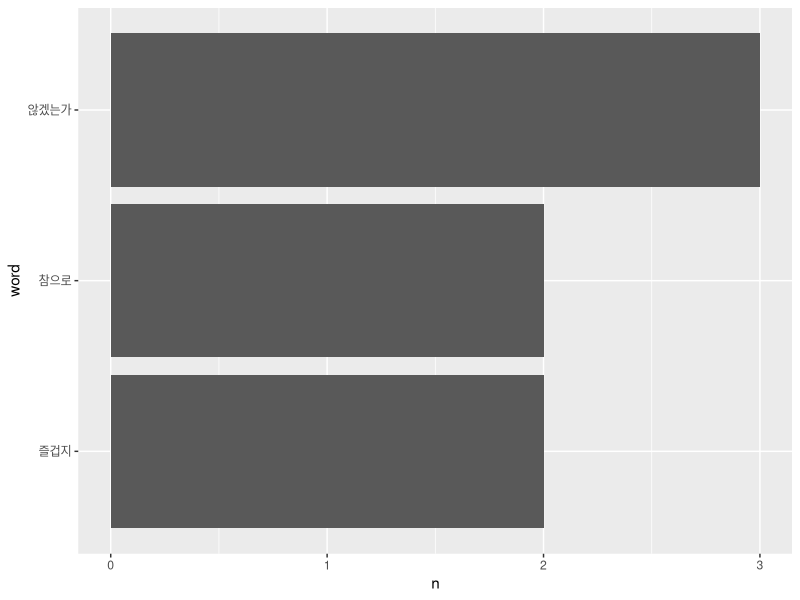
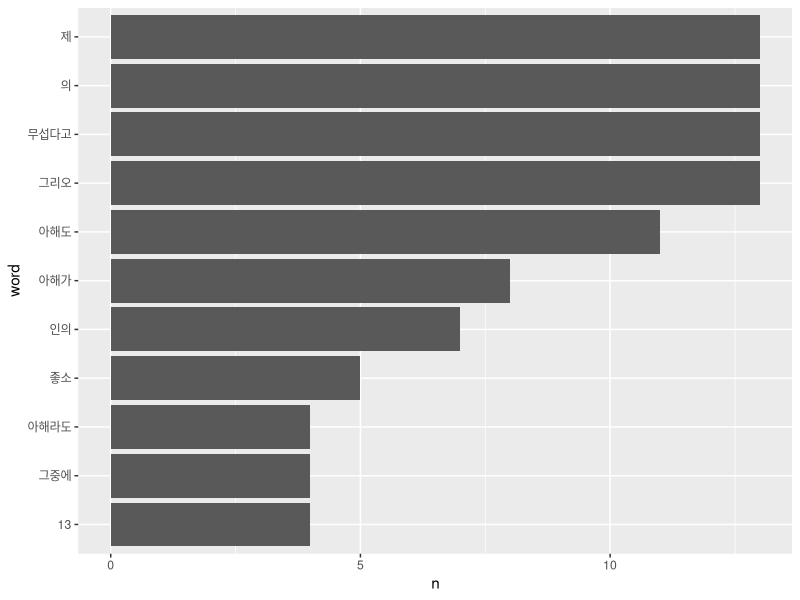

The R source for these figures, in order:
## ---- chunk 1
text_v <- c("배우며 제때에 실행하면 진실로 즐겁지 않겠는가?
            벗이 먼 곳에서부터 온다면 참으로 즐겁지 않겠는가?
            남이 알아주지 않아도 성내지 않는다면 참으로 군자답지 않겠는가?")
text_v
## ---- chunk 2
library(tidyverse)
text_df <- tibble(text = text_v)
text_df

## ---- chunk 3
library(tidytext)
text_df %>% unnest_tokens(output = word, input = text)

## ---- chunk 4
text_df %>% unnest_tokens(output = word, input = text, 
                          token = "ngrams", n = 2 )

## ---- chunk 5
text_tk <- text_df %>% unnest_tokens(output = word, input = text)
text_tk %>% 
  count(word, sort = TRUE)

## ---- chunk 6
text_tk %>% 
  count(word, sort = TRUE) %>% 
  filter(n > 1) %>% 
  mutate(word = reorder(word, n)) %>% 
  ggplot(aes(word, n)) +
  geom_col() +
  coord_flip()

## ---- chunk 7
ogamdo_txt <- "13인의 아해가 도로로 질주하오.
(길은 막다른 골목이 적당하오.)

제1의 아해가 무섭다고 그리오.
제2의 아해도 무섭다고 그리오.
제3의 아해도 무섭다고 그리오.
제4의 아해도 무섭다고 그리오.
제5의 아해도 무섭다고 그리오.
제6의 아해도 무섭다고 그리오.
제7의 아해도 무섭다고 그리오.
제8의 아해도 무섭다고 그리오.
제9의 아해도 무섭다고 그리오.
제10의 아해도 무섭다고 그리오.
제11의 아해가 무섭다고 그리오.
제12의 아해도 무섭다고 그리오.
제13의 아해도 무섭다고 그리오.
13인의 아해는 무서운 아해와 무서워하는 아해와 그렇게뿐이 모였소.(다른 사정은 없는 것이 차라리 나았소)

그중에 1인의 아해가 무서운 아해라도 좋소.
그중에 2인의 아해가 무서운 아해라도 좋소.
그중에 2인의 아해가 무서워하는 아해라도 좋소.
그중에 1인의 아해가 무서워하는 아해라도 좋소.

(길은 뚫린 골목이라도 적당하오.)
13인의 아해가 도로로 질주하지 아니하여도 좋소."
## ---- chunk 8
# 자료준비
txt_df <- tibble(text = ogamdo_txt)

# 정제(토큰화) 및 분석
txt_tk <- txt_df %>% 
  unnest_tokens(output = word,
                input = text) %>% 
  count(word, sort = T)
txt_tk
## ---- chunk 9
txt_tk %>%
  filter(n >= 4) %>% 
  mutate(word = reorder(word, n)) %>% 
  ggplot(aes(word, n)) +
  geom_col() +
  coord_flip()
